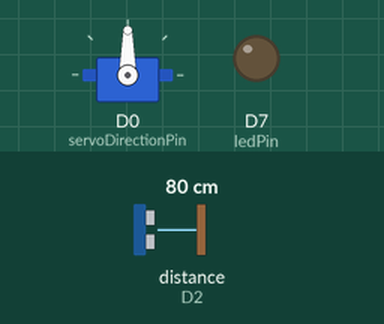
Recording of a sketch running on a simulated Particle Photon. Parts: servo, output pins drawn as LEDs (lit = HIGH). Wiring (inferred from the names in the program): ultrasonic range finder: trigger D1; echo D2. The inputs (shaded band) are chosen by the test bench; at power-on: distance to the obstacle (sensor on D2) 80 cm. The echo pulse lasts 58.3 µs per cm; pins used as bus, display or sensor lines are not drawn.

Above: at 1.2 s.
1.3 s: distance to the obstacle (sensor on D2) set to 56 cm
3.2 s: distance to the obstacle (sensor on D2) set to 48 cm
At 5.4 s:
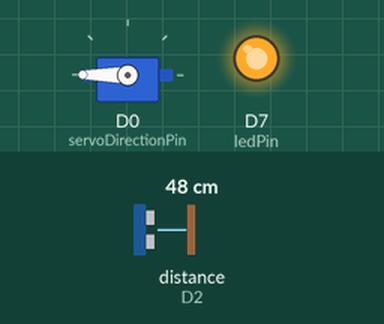
6.2 s: distance to the obstacle (sensor on D2) set to 60 cm
At 8.3 s:
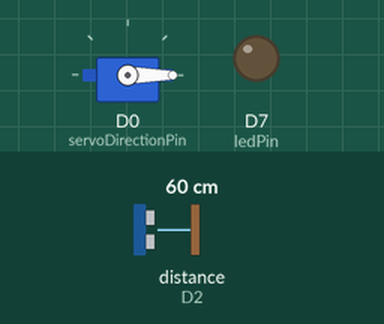
9.2 s: distance to the obstacle (sensor on D2) set to 2 cm
At 10.9 s:
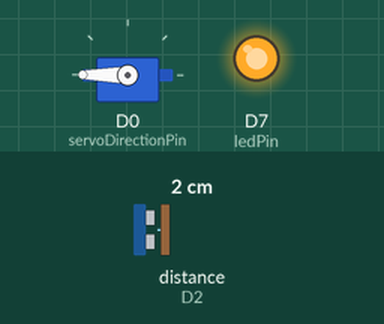
12.2 s: distance to the obstacle (sensor on D2) set to 120 cm
At 13.5 s:
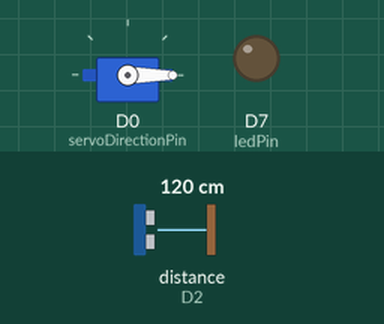
14.6 s: distance to the obstacle (sensor on D2) set to 4 cm
At 17.4 s:
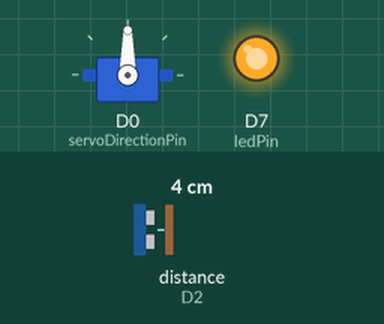
Timing chart, 0 to 17.6 s (numbered marks = the images above; inputs shaded):
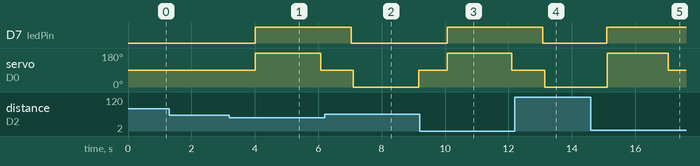

Measured:
- the behaviour switches between 51 and 50 cm on distance to the obstacle (sensor on D2) (found by bisection; images 0 and 1)
- after the input at 1.3 s, every drawn part: stays the same
- after the input at 3.2 s, D7 (ledPin): LOW → HIGH after 0.82 s; servo on D0 (servoDirectionPin): 90° → 180° after 0.82 s, → 90° 2.1 s later
- after the input at 6.2 s, D7 (ledPin): HIGH → LOW after 0.84 s; servo on D0 (servoDirectionPin): 90° → 0° after 0.90 s, → 90° 2.1 s later
- after the input at 9.2 s, D7 (ledPin): LOW → HIGH after 0.87 s; servo on D0 (servoDirectionPin): 90° → 180° after 0.88 s, → 90° 2.0 s later
- after the input at 12.2 s, D7 (ledPin): HIGH → LOW after 0.88 s; servo on D0 (servoDirectionPin): 90° → 0° after 0.95 s
- after the input at 14.6 s, D7 (ledPin): LOW → HIGH after 0.50 s; servo on D0 (servoDirectionPin): 0° → 180° after 0.52 s, → 90° 1.9 s later

The sketch:

main.ino
```cpp
#include "Sonar.h"
#include "ServoWinder.h"
#include "LedStatus.h"

Sonar sonar(1);
ServoWinder servo(1);
LedStatus led(1);

bool sonarState = false;
int brewCoffee(String command);

void setup() {
    sonar.Setup();
    servo.Setup();
    led.Setup();
    Particle.variable("sonarState", sonarState);
}

void loop() {
    sonarState = sonar.Update(sonarState);
    led.Update(sonarState);
    servo.Update(sonarState);
    delay(10);
}
```

LedStatus.h
```cpp
int ledPin  = D7;

class LedStatus {
    public:
        LedStatus(int test) {
            pinMode(ledPin, OUTPUT);
        }
        void Setup() {
        }
        void Update(bool isPresent) {
            if(isPresent) {
                digitalWrite(ledPin, HIGH);
            } else {
                digitalWrite(ledPin, LOW);
            }
        }
};
```

ServoWinder.h
```cpp
#define WINDING_UP 180
#define WINDING_DOWN 0
#define IDLE 90

int servoDirectionPin       = D0;

long servoStepDuration      = 100;  // ms
long servoWindingDuration   = 2000; // ms

int motorDirection          = IDLE;
unsigned long currentSteps  = 0;
bool autoRun = true;
Servo myservo;

class ServoWinder {
    unsigned long stepsThresholdUp;
    unsigned long stepsThresholdDown;
    unsigned long previousMillis;

    private:
        bool isUpReached() {
            return currentSteps >= stepsThresholdUp;
        }
        bool isDownReached() {
            return currentSteps <= stepsThresholdDown;
        }
        int getDirection(bool isPresent) {
            if(isPresent && !isUpReached()) {
               return WINDING_UP;
            } else if(!isPresent && !isDownReached()) {
                return WINDING_DOWN;
            } else {
                return IDLE;
            }
        }
        void setMotor(int direction) {
            myservo.write(direction);
            if(direction == WINDING_UP) currentSteps += servoStepDuration;
            if(direction == WINDING_DOWN) currentSteps -= servoStepDuration;
        }
    public:
        ServoWinder(int seed) {
            stepsThresholdUp = servoWindingDuration;
            stepsThresholdDown = 0;
            currentSteps = 0;
            previousMillis = 0;
            motorDirection = IDLE;

            myservo.attach(servoDirectionPin);
            Particle.function("setWinding", &ServoWinder::setWinding, this);
            Particle.function("setMotor", &ServoWinder::overrideMotor, this);
        }
        int setWinding(String command) {
            if(command.toInt()) {
                servoWindingDuration = command.toInt();
                return 1;
            }
            else return -1;
        }
        int overrideMotor(String command) {
            if (command == "stop") {
                autoRun = false;
                setMotor(IDLE);
                return 1;
            } else if (command == "up") {
                autoRun = false;
                setMotor(WINDING_UP);
                return 1;
            } else if (command == "down") {
                autoRun = false;
                setMotor(WINDING_DOWN);
                return 1;
            } else {
                autoRun = true;
                return -1;
            }
        }
        void Setup() {
            Particle.variable("direction", motorDirection);
            Particle.variable("steps", currentSteps);
        }
        void Update(bool isPresent) {
            unsigned long currentMillis = millis();
            if (currentMillis - previousMillis > servoStepDuration && autoRun) {
                motorDirection = getDirection(isPresent);
                setMotor(motorDirection);
                previousMillis = currentMillis;
            }
        }
};
```

Sonar.h
```cpp
#define EMPTY 1
#define ENTERING 2
#define PRESENT 3
#define LEAVING 4

int sonarTriggerPin         = D1;
int sonarEchoPin            = D2;
long sonarPingInterval      = 200;  // ms
long sonarHoverDelay        = 1000; // ms
long sonarDistanceThreshold = 500;  // mm
bool sonarEnabled = true;
bool isDetected = false;

class Sonar {
    int sonarState;
    unsigned long previousHoverMillis;
    unsigned long previousPingMillis;

    private:
        long getDistance_mm() {
            digitalWrite(sonarTriggerPin, HIGH);
            delayMicroseconds(50);
            digitalWrite(sonarTriggerPin, LOW);
            long Time_Echo_us = pulseIn(sonarEchoPin, HIGH);
            if((Time_Echo_us < 60000) && (Time_Echo_us > 10)) {
              long distance_mm = (Time_Echo_us*34/100)/2;
              return distance_mm;
            }
            return 600;
        }
    public:
        Sonar(int a) {
            sonarState = EMPTY;
            isDetected = false;
            previousHoverMillis = 0;
            previousPingMillis = 0;

            pinMode(sonarTriggerPin, OUTPUT);
            pinMode(sonarEchoPin, INPUT);
            Particle.function("setDistance", &Sonar::setDistance, this);
            Particle.function("toggleSwitch", &Sonar::toggleSwitch, this);
        }
        int setDistance(String command) {
            if(command.toInt()) {
                sonarDistanceThreshold = command.toInt();
                return 1;
            }
            else return -1;
        }
        int toggleSwitch(String command) {
            if(command == "on") {
                sonarEnabled = true;
                return 1;
            } else {
                sonarEnabled = false;
                return -1;
            }
        }
        void Setup() {
            Particle.variable("isDetected", isDetected);
        }
        bool Update(bool& state) {
            unsigned long currentMillis = millis();
            if (currentMillis - previousPingMillis > sonarPingInterval) {
                isDetected = getDistance_mm() < sonarDistanceThreshold;

                if (isDetected) {
                    if (sonarState == EMPTY) sonarState = ENTERING;
                    if (sonarState == LEAVING) sonarState = PRESENT;
                } else {
                    if (sonarState == PRESENT) sonarState = LEAVING;
                    if (sonarState == ENTERING) sonarState = EMPTY;
                }
                previousPingMillis = currentMillis;
            }
            if (currentMillis - previousHoverMillis > sonarHoverDelay) {
                if (sonarState == ENTERING && isDetected) sonarState = PRESENT;
                if (sonarState == LEAVING && !isDetected) sonarState = EMPTY;
                previousHoverMillis = currentMillis;
            }
            return (sonarState == PRESENT || sonarState == LEAVING);
         }
};
```
